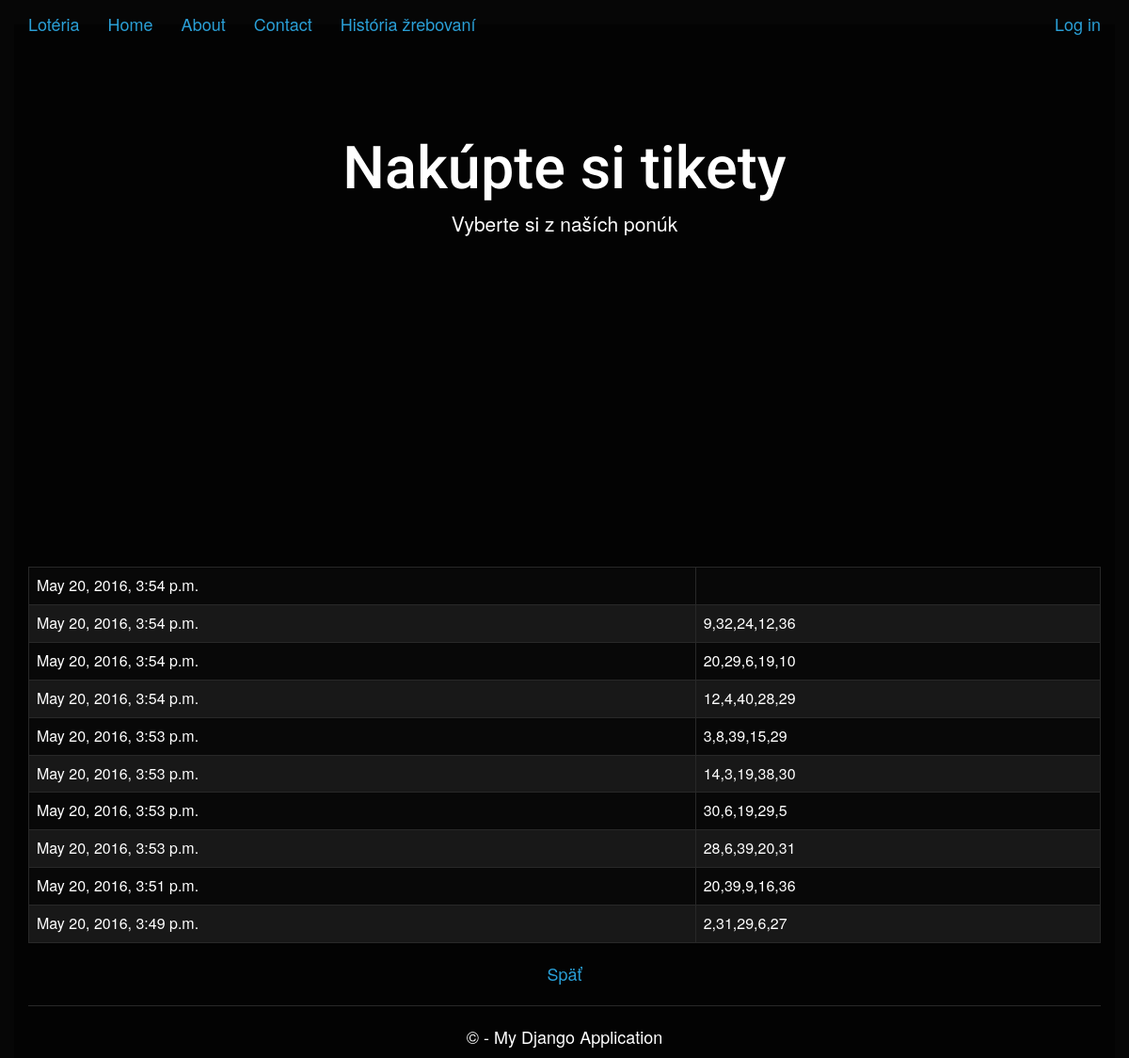
The page /historiaZrebovani on the database as committed earlier.
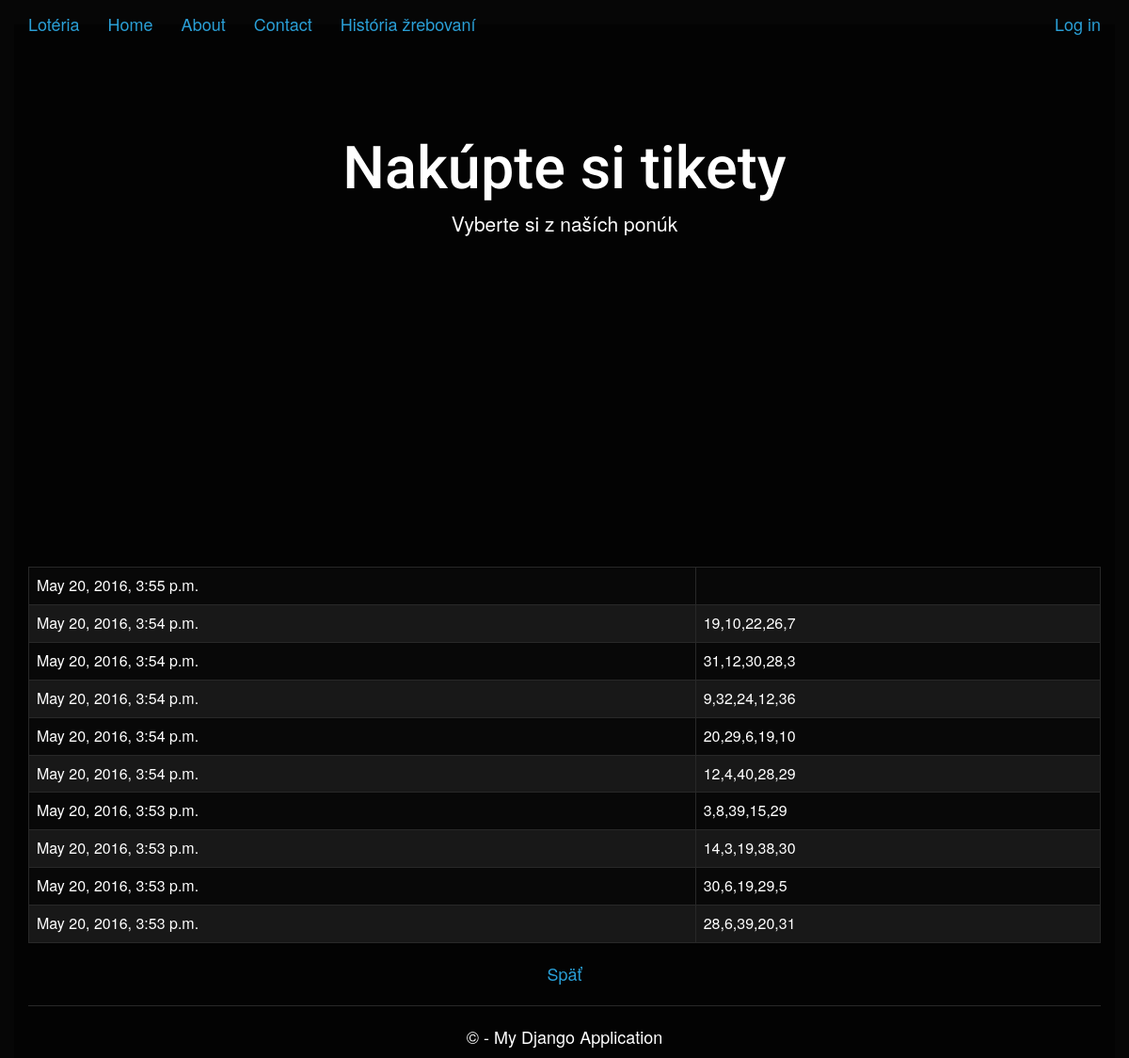
The same page on the database as committed later.
### app/models.py (models this page shows, shortened)
class LoteriaModel(models.Model):
    casZrebovania = models.DateTimeField(auto_now_add=True)
    vyzrebovaneCisla = models.CharField(max_length=50,validators=[int_list_validator()])

### app/views.py (the view)
# urls.py: url(r'^historiaZrebovani$', app.views.historiaZrebovani, name='historiaZrebovani'),
def historiaZrebovani(request):
    zrebovania = LoteriaModel.objects.all().order_by('-casZrebovania')[:10]
    return render(request,"app/historiaZrebovani.html",{"zrebovania":zrebovania})

### app/templates/app/historiaZrebovani.html
{% extends "app/layout.html" %}
{% block content %}
<div class="centering jumbotron" style="background:rgba(0,0,0,0)">
    <h1>Nakúpte si tikety</h1>
    <p class="lead">Vyberte si z naších ponúk</p>
</div>
<table class="table table-striped table-bordered ">
{% for zrebovanie in zrebovania %}
<tr>
    <td>{{ zrebovanie.casZrebovania}}</td>
    <td>{{ zrebovanie.vyzrebovaneCisla }}</td>
</tr><br/>
{% endfor %}
</table>
<p><a href="{% url 'home' %}">Späť</a></p>
{% endblock %}

### app/templates/app/layout.html (shortened to what this page needs)
﻿<!DOCTYPE html>
<html>
<head>
    {% load staticfiles %}
    <link rel="stylesheet" type="text/css" href="{% static 'app/content/bootstrap.min.theme1.css' %}" />
    <link rel="stylesheet" type="text/css" href="{% static 'app/content/site.css' %}" />
</head>
<body>
    <div class="navbar navbar-inversed navbar-fixed-top" style="background: rgba(0,0,0,0)">
        <div class="container">
            <div class="navbar-header">
                <a href="/" class="navbar-brand">Lotéria</a>
            </div>
            <div class="navbar-collapse collapse">
                <ul class="nav navbar-nav">
                    <li><a href="{% url 'home' %}">Home</a></li>
                    <li><a href="{% url 'about' %}">About</a></li>
                    <li><a href="{% url 'contact' %}">Contact</a></li>
                    <li><a href="{% url 'historiaZrebovani' %}">História žrebovaní</a></li>
                </ul>
                {% include 'app/loginpartial.html' %}
            </div>
        </div>
    </div>
<div class="centering container body-content" style="background: rgba(0,0,0,0.5); min-height: 100%">
{% block content %}{% endblock %}
        <hr/>
        <footer>
            <p>&copy; {{ year }} - My Django Application</p>
        </footer>
    </div>
</body>
</html>

### app/templates/app/loginpartial.html
{% block loginPartial %}
{% if user.is_authenticated %}
<form id="logoutForm" action="/logout" method="post" class="navbar-right">
    {% csrf_token %}
    <ul class="nav navbar-nav navbar-right">
        <li><span class="navbar-brand">Hello {{ user.username }}!</span></li>
        <li><a href="javascript:document.getElementById('logoutForm').submit()">Log off</a></li>
    </ul>
</form>
{% else %}
<ul class="nav navbar-nav navbar-right">
    <li><a href="{% url 'login' %}">Log in</a></li>
</ul>
{% endif %}
{% endblock %}

### app/static/app/content/site.css (style rules this page uses)
.centering { text-align: center; }
html,body { height:100%; color:white; font-size: large; font-family: "Helvetica Neue", Helvetica, Arial, sans-serif; }

Rows that differ between the two databases and show on the page:
no longer on this page (row unchanged): LoteriaModel: casZrebovania "May 20, 2016, 3:51 p.m.", vyzrebovaneCisla "20,39,9,16,36"
no longer on this page (row unchanged): LoteriaModel: casZrebovania "May 20, 2016, 3:49 p.m.", vyzrebovaneCisla "2,31,29,6,27"
added LoteriaModel: casZrebovania "May 20, 2016, 3:55 p.m."
added LoteriaModel: casZrebovania "May 20, 2016, 3:54 p.m.", vyzrebovaneCisla "19,10,22,26,7"
changed LoteriaModel (number 3 of 10 on the later page): vyzrebovaneCisla (not shown) → "31,12,30,28,3"
